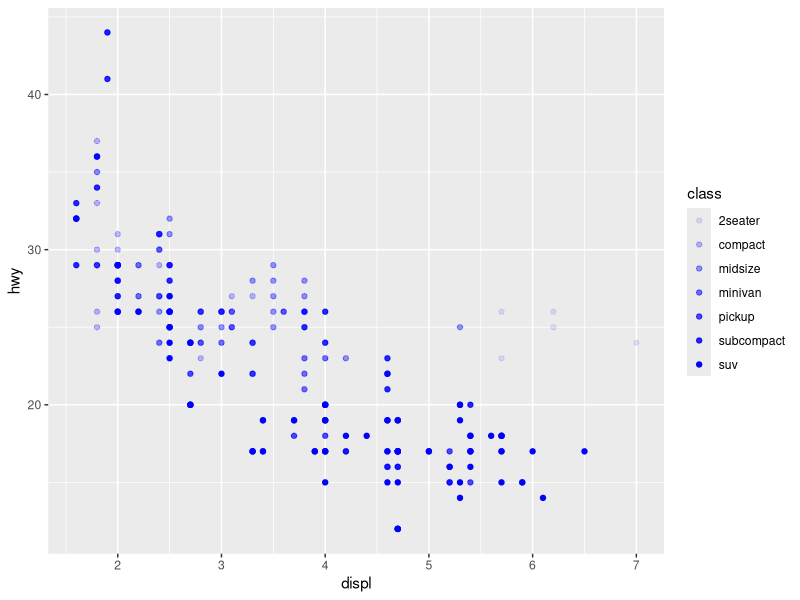
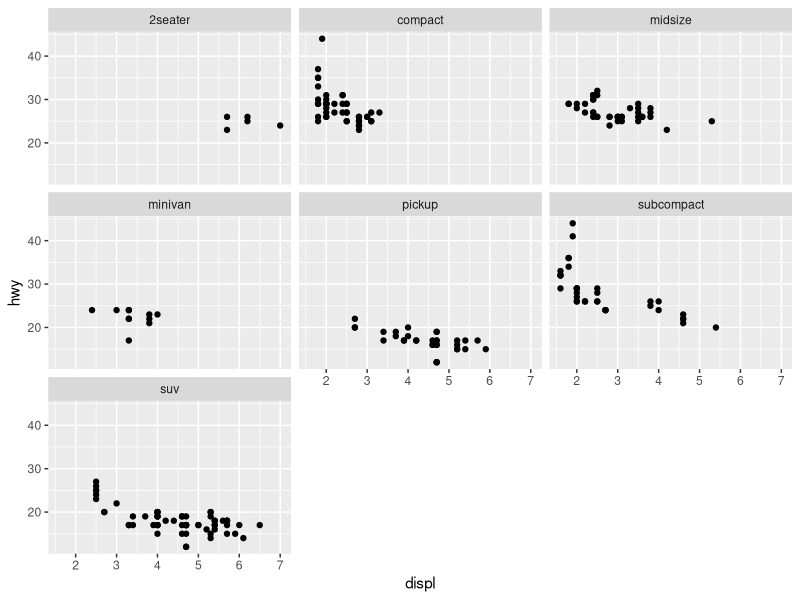
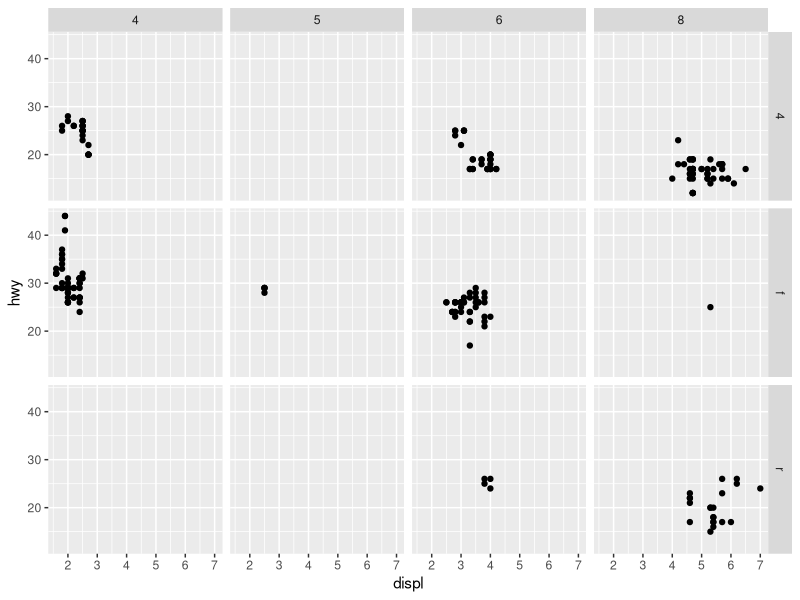
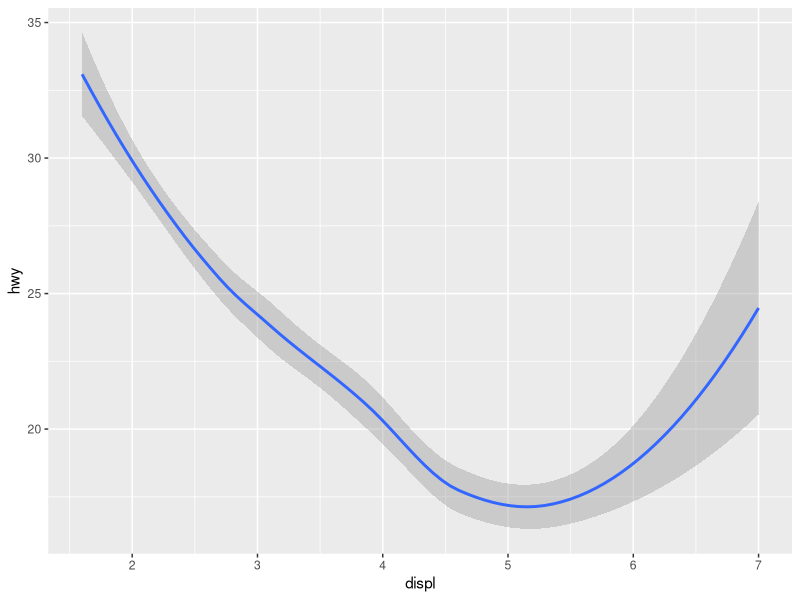
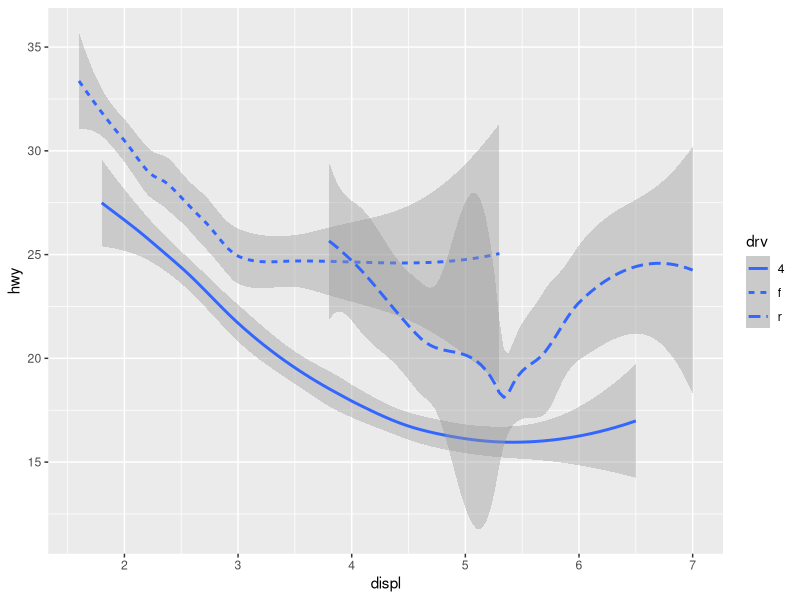

Source code (R) for these figures, in order:

library(tidyverse)
mpg
# puedo ejecutar ?mpg para ver toda la documentacion


# 1 variacion con shape, alpha, size
ggplot( data = mpg) +
  geom_point(mapping = aes (x = displ, y = hwy, alpha = class), color = "blue")

# 2 Facets
ggplot( data = mpg) +
  geom_point(mapping = aes (x = displ, y = hwy)) +
  facet_wrap (~class, nrow = 3)

# 3 Facets dos variables
ggplot( data = mpg) +
  geom_point(mapping = aes (x = displ, y = hwy)) +
  facet_grid (drv ~ cyl)

#4 variando con geom_smooth
ggplot( data = mpg) +
  geom_smooth(mapping = aes (x = displ, y = hwy))

#5 variando con tipos de linea
ggplot( data = mpg) +
  geom_smooth(mapping = aes (x = displ, y = hwy, linetype = drv))
